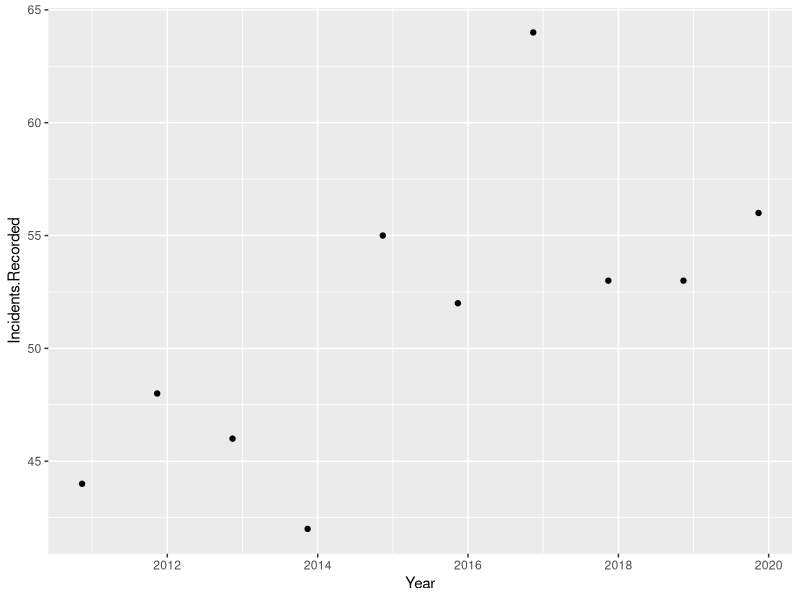
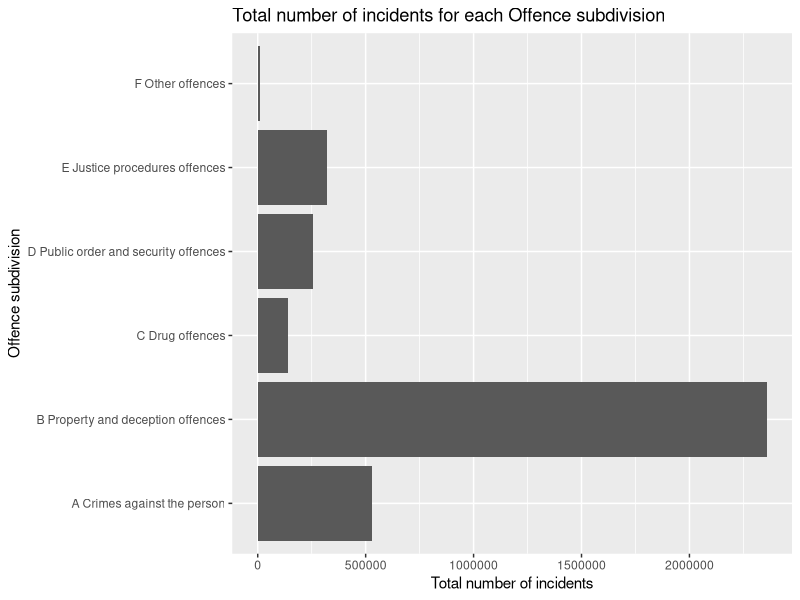
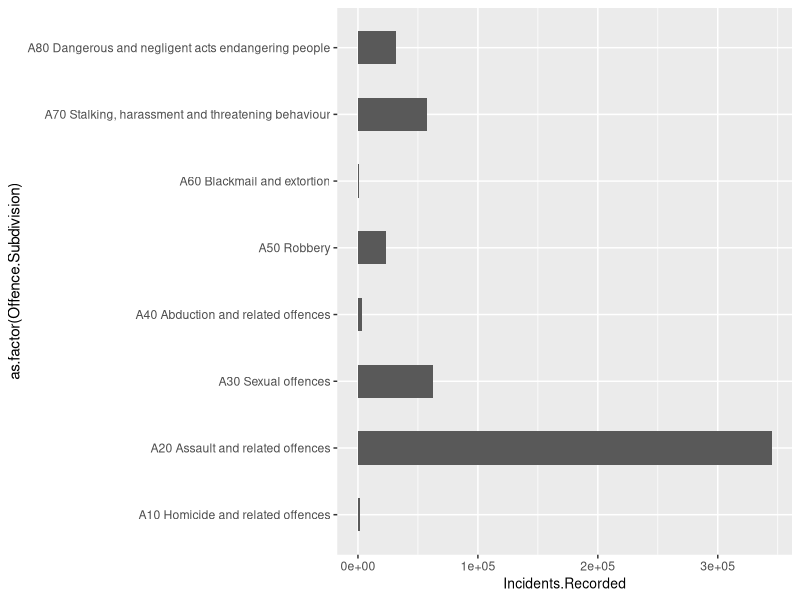

Generate these figures, in order, with R:
## ---- chunk 1
library(tidyverse)
## ---- chunk 2
data_tutorial <- read.csv("Data_Tables_Criminal_Incidents_Visualisation_Year_Ending_December_2019.csv")
## ---- chunk 3
data_tutorial[,'Incidents.Recorded'] <- gsub(",","",data_tutorial[,'Incidents.Recorded'])
data_tutorial$Incidents.Recorded <- as.numeric(data_tutorial$Incidents.Recorded)
data_tutorial$Year <- as.Date(as.character(data_tutorial$Year), format="%Y")
## ---- chunk 4
#| label: fig-A11
#| fig-cap: "Incidents record rate in the A11 Murder subgroup"
data_tutorial |> 
  filter(Offence.Subgroup == "A11 Murder") |> 
  ggplot(aes(y = Incidents.Recorded, x = Year)) +
  geom_point()
## ---- chunk 5
data_tutorial$Incidents.Recorded <- str_remove(data_tutorial$Incidents.Recorded, ",")
data_tutorial %>% 
  group_by(Offence.Division) %>%
  summarise(Total = sum(as.numeric(Incidents.Recorded)), .groups = "drop") %>%
  arrange(desc(Total)) %>%
  ggplot(aes(x = Offence.Division, y = Total)) +
  geom_col() +
  coord_flip() +
  labs(title = "Total number of incidents for each Offence subdivision",
       x = "Offence subdivision",
       y = "Total number of incidents")
## ---- chunk 6
data_tutorial$Incidents.Recorded <- str_remove(data_tutorial$Incidents.Recorded, pattern = ",")  
data_tutorial %>%
  mutate(Incidents.Recorded = as.numeric(Incidents.Recorded)) %>%
  filter(Offence.Division == "A Crimes against the person") %>% 
  ggplot(aes(x = as.factor(Offence.Subdivision), 
         y = Incidents.Recorded)) + 
  geom_col(width = 0.5) + 
  theme(axis.title.x = element_text(size = 10)) +
  coord_flip()
